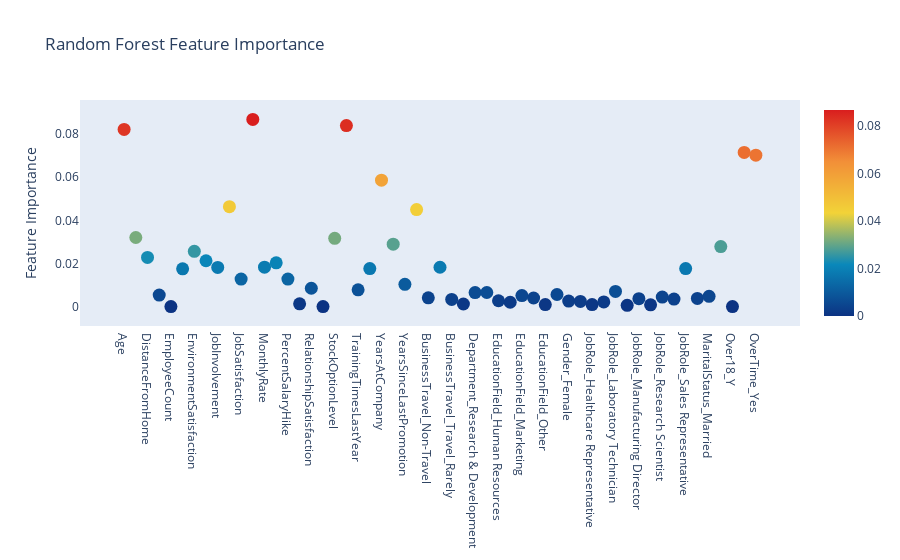

Here is the notebook cell this chart was saved with:
### Markdown cell above
Thus we have improved our accuracy from 83.67 to 85 using hyper parameter tuning.
Let’s visualize the features taken into account by our machine learning model for employee attrition:

### Code cell
trace = go.Scatter(
    y = rf.feature_importances_,
    x = attrition_final.columns.values,
    mode='markers',
    marker=dict(
        sizemode = 'diameter',
        sizeref = 1,
        size = 13,
        #size= rf.feature_importances_,
        #color = np.random.randn(500), #set color equal to a variable
        color = rf.feature_importances_,
        colorscale='Portland',
        showscale=True
    ),
    text = attrition_final.columns.values
)
data = [trace]

layout= go.Layout(
    autosize= True,
    title= 'Random Forest Feature Importance',
    hovermode= 'closest',
     xaxis= dict(
         ticklen= 5,
         showgrid=False,
        zeroline=False,
        showline=False
     ),
    yaxis=dict(
        title= 'Feature Importance',
        showgrid=False,
        zeroline=False,
        ticklen= 5,
        gridwidth= 2
    ),
    showlegend= False
)
fig = go.Figure(data=data, layout=layout)
py.iplot(fig,filename='scatter2010')

### Figure 1 — Plotly figure (JSON) as saved in the notebook; plotly's stock layout.template omitted (floating-point values rounded to 4 significant figures)
{"data": [{"marker": {"color": [0.08218, 0.03206, 0.02282, 0.005331, 0, 0.01752, 0.02562, 0.02126, 0.01814, 0.04635, 0.01275, 0.08683, 0.01829, 0.02032, 0.01276, 0.001262, 0.008505, 0, 0.03165, 0.08399, 0.007781, 0.01761, 0.05867, 0.02897, 0.01031, 0.04499, 0.004039, 0.01826, 0.003297, 0.001186, 0.0065, 0.00654, 0.002702, 0.00201, 0.005099, 0.003978, 0.0009475, 0.005595, 0.002554, 0.002406, 0.0009244, 0.002166, 0.007049, 0.0005851, 0.003667, 0.0008236, 0.004385, 0.003498, 0.01765, 0.003784, 0.004738, 0.02782, 0, 0.07155, 0.07027], "colorscale": [[0, "rgb(12,51,131)"], [0.25, "rgb(10,136,186)"], [0.5, "rgb(242,211,56)"], [0.75, "rgb(242,143,56)"], [1, "rgb(217,30,30)"]], "showscale": true, "size": 13, "sizemode": "diameter", "sizeref": 1}, "mode": "markers", "text": ["Age", "DailyRate", "DistanceFromHome", "Education", "EmployeeCount", "EmployeeNumber", "EnvironmentSatisfaction", "HourlyRate", "JobInvolvement", "JobLevel", "JobSatisfaction", "MonthlyIncome", "MonthlyRate", "NumCompaniesWorked", "PercentSalaryHike", "PerformanceRating", "RelationshipSatisfaction", "StandardHours", "StockOptionLevel", "TotalWorkingYears", "TrainingTimesLastYear", "WorkLifeBalance", "YearsAtCompany", "YearsInCurrentRole", "YearsSinceLastPromotion", "YearsWithCurrManager", "BusinessTravel_Non-Travel", "BusinessTravel_Travel_Frequently", "BusinessTravel_Travel_Rarely", "Department_Human Resources", "Department_Research & Development", "Department_Sales", "EducationField_Human Resources", "EducationField_Life Sciences", "EducationField_Marketing", "EducationField_Medical", "EducationField_Other", "EducationField_Technical Degree", "Gender_Female", "Gender_Male", "JobRole_Healthcare Representative", "JobRole_Human Resources", "JobRole_Laboratory Technician", "JobRole_Manager", "JobRole_Manufacturing Director", "JobRole_Research Director", "JobRole_Research Scientist", "JobRole_Sales Executive", "JobRole_Sales Representative", "MaritalStatus_Divorced", "MaritalStatus_Married", "MaritalStatus_Single", "Over18_Y", "OverTime_No", "OverTime_Yes"], "type": "scatter", "x": ["Age", "DailyRate", "DistanceFromHome", "Education", "EmployeeCount", "EmployeeNumber", "EnvironmentSatisfaction", "HourlyRate", "JobInvolvement", "JobLevel", "JobSatisfaction", "MonthlyIncome", "MonthlyRate", "NumCompaniesWorked", "PercentSalaryHike", "PerformanceRating", "RelationshipSatisfaction", "StandardHours", "StockOptionLevel", "TotalWorkingYears", "TrainingTimesLastYear", "WorkLifeBalance", "YearsAtCompany", "YearsInCurrentRole", "YearsSinceLastPromotion", "YearsWithCurrManager", "BusinessTravel_Non-Travel", "BusinessTravel_Travel_Frequently", "BusinessTravel_Travel_Rarely", "Department_Human Resources", "Department_Research & Development", "Department_Sales", "EducationField_Human Resources", "EducationField_Life Sciences", "EducationField_Marketing", "EducationField_Medical", "EducationField_Other", "EducationField_Technical Degree", "Gender_Female", "Gender_Male", "JobRole_Healthcare Representative", "JobRole_Human Resources", "JobRole_Laboratory Technician", "JobRole_Manager", "JobRole_Manufacturing Director", "JobRole_Research Director", "JobRole_Research Scientist", "JobRole_Sales Executive", "JobRole_Sales Representative", "MaritalStatus_Divorced", "MaritalStatus_Married", "MaritalStatus_Single", "Over18_Y", "OverTime_No", "OverTime_Yes"], "y": [0.08218, 0.03206, 0.02282, 0.005331, 0, 0.01752, 0.02562, 0.02126, 0.01814, 0.04635, 0.01275, 0.08683, 0.01829, 0.02032, 0.01276, 0.001262, 0.008505, 0, 0.03165, 0.08399, 0.007781, 0.01761, 0.05867, 0.02897, 0.01031, 0.04499, 0.004039, 0.01826, 0.003297, 0.001186, 0.0065, 0.00654, 0.002702, 0.00201, 0.005099, 0.003978, 0.0009475, 0.005595, 0.002554, 0.002406, 0.0009244, 0.002166, 0.007049, 0.0005851, 0.003667, 0.0008236, 0.004385, 0.003498, 0.01765, 0.003784, 0.004738, 0.02782, 0, 0.07155, 0.07027]}], "layout": {"autosize": true, "hovermode": "closest", "showlegend": false, "title": {"text": "Random Forest Feature Importance"}, "xaxis": {"showgrid": false, "showline": false, "ticklen": 5, "zeroline": false}, "yaxis": {"gridwidth": 2, "showgrid": false, "ticklen": 5, "title": {"text": "Feature Importance"}, "zeroline": false}}}
